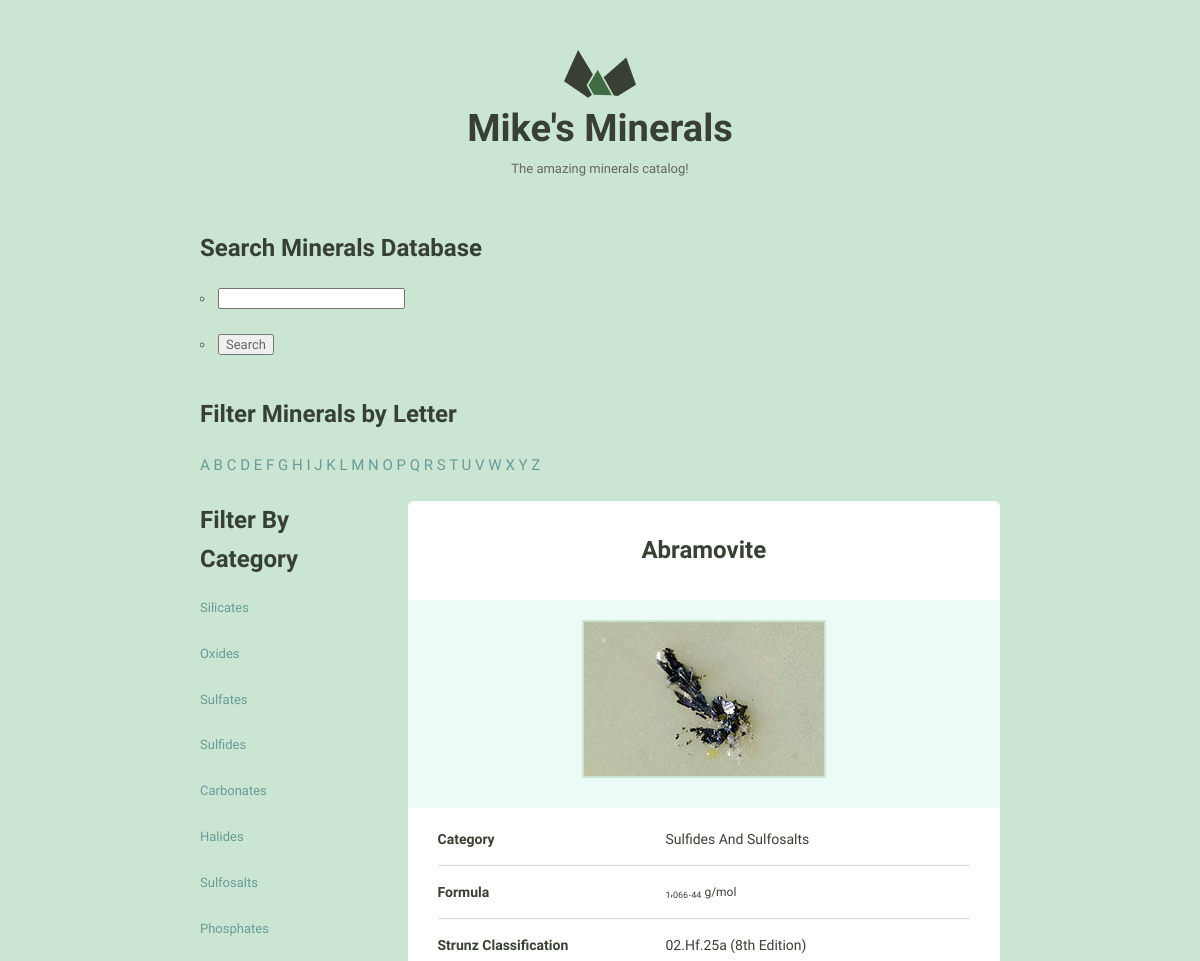
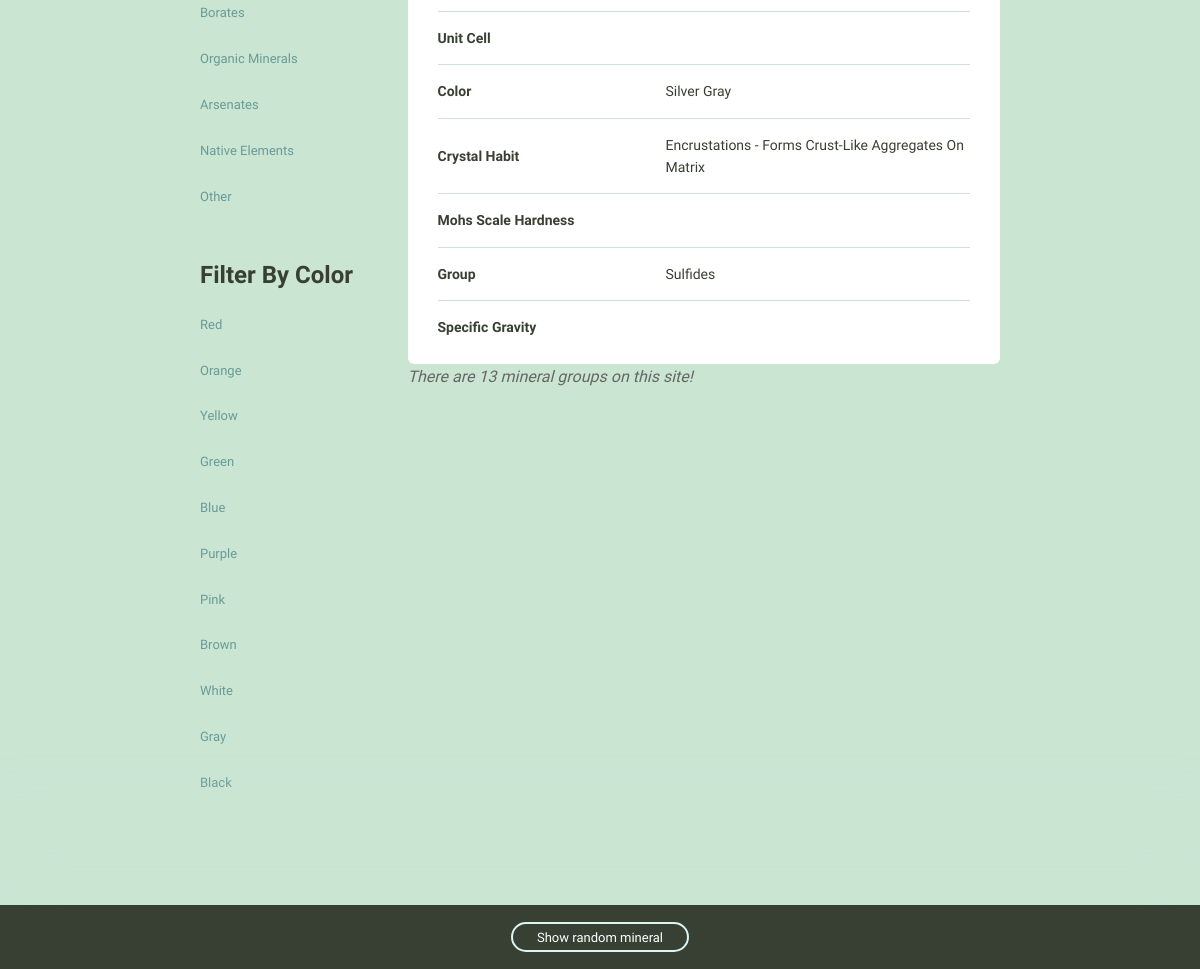
The app's page /minerals/4/ with its own data (2 pictures, top to bottom).
### minerals/models.py (models this page shows, shortened)
class Mineral(models.Model):
    name = models.CharField(max_length=100, unique=True)
    image_filename = models.CharField(max_length=255)
    image_caption = models.CharField(max_length=255)
    category = models.CharField(max_length=255)
    formula = models.CharField(max_length=255)
    strunz_classification = models.CharField(max_length=255)
    crystal_system = models.CharField(max_length=255)
    unit_cell = models.CharField(max_length=255)
    color = models.CharField(max_length=255)
    crystal_symmetry = models.CharField(max_length=255)
    cleavage = models.CharField(max_length=255)
    mohs_scale_hardness = models.CharField(max_length=255)
    luster = models.CharField(max_length=255)
    streak = models.CharField(max_length=255)
    diaphaneity = models.CharField(max_length=255)
    optical_properties = models.CharField(max_length=255)
    refractive_index = models.CharField(max_length=755)
    crystal_habit = models.CharField(max_length=255)
    specific_gravity = models.CharField(max_length=255)
    group = models.CharField(max_length=255)
    class Meta:
        ordering = ['name', ]

### minerals/views.py (the view)
# urls.py: re_path(r'(?P<pk>\d+)/$', views.mineral_detail, name='detail')
def mineral_detail(request, pk):
    mineral = get_object_or_404(Mineral, pk=pk)
    random_mineral = random.choice(Mineral.objects.all())
    return render(
        request,
        'minerals/mineral_detail.html',
        {'mineral': mineral, 'random_mineral': random_mineral}
        )

### minerals/templatetags/mineral_extras.py (called while the page is built)
@register.inclusion_tag('minerals/mineral_group_nav.html')
def nav_group_list():
    groups = []
    minerals = Mineral.objects.all()
    for mineral in minerals:
        if mineral.group not in groups:
            groups.append(mineral.group)
    group_count = int(len(groups))
    return {'group_count':group_count}

@register.inclusion_tag('minerals/group_nav.html')
def nav_mineral_groups():
    groups = ["Silicates", "Oxides", "Sulfates", "Sulfides", "Carbonates", "Halides", "Sulfosalts", "Phosphates",
              "Borates", "Organic Minerals", "Arsenates", "Native Elements", "Other"]
    return {'groups': groups}

@register.inclusion_tag('minerals/color_nav.html')
def nav_mineral_colors():
    colors = ['Red', 'Orange', 'Yellow', 'Green', 'Blue', 'Purple', 'Pink', 'Brown', 'White', 'Gray', 'Black']
    return {'colors': colors}

### minerals/templates/minerals/mineral_detail.html (shortened to what this page needs)
{% extends 'layout.html' %}
{% load static %}
{% block content %}
    <div class="grid-100 mineral__container">
      <h1 class="mineral__name">{{ mineral.name|title }}</h1>
      <div class="mineral__image-bg">
        <img class="mineral__image" src="{% static 'images' %}/{{ mineral.name }}.jpg" alt="{{ mineral.name|title }}">
        <p class="mineral__caption">{{ mineral.image_caption|title }}</p>
      </div>
<div class="mineral__table-container">
        <table class="mineral__table">
          <tr>
            <td class="mineral__category">Category</td>
            <td>{{ mineral.category|title }}</td>
          </tr>
          <tr>
            <td class="mineral__category">Formula</td>
            <td class="mineral__formula">{{ mineral.formula|safe }}</td>
          </tr>
          <tr>
            <td class="mineral__category">Strunz Classification</td>
            <td>{{ mineral.strunz_classification|title }}</td>
          </tr>
          <tr>
            <td class="mineral__category">Unit Cell</td>
            <td>{{ mineral.unit_cell }}</td>
          </tr>
          <tr>
            <td class="mineral__category">Color</td>
            <td>{{ mineral.color|title }}</td>
          </tr>
          <tr>
            <td class="mineral__category">Crystal Habit</td>
            <td>{{ mineral.crystal_habit|title }}</td>
          </tr>
          <tr>
            <td class="mineral__category">Mohs Scale Hardness</td>
            <td>{{ mineral.mohs_scale_hardness }}</td>
          </tr>
            <tr>
            <td class="mineral__category">Group</td>
            <td>{{ mineral.group|title }}</td>
          </tr>
            <tr>
            <td class="mineral__category">Specific Gravity</td>
            <td>{{ mineral.specific_gravity|title }}</td>
          </tr>
        </table>
      </div>
    </div>
{% endblock %}
{% block random %}
     <div class="minerals__random">
    <a class="minerals__anchor" href="{% url 'minerals:detail' pk=random_mineral.pk  %}">Show random mineral</a>
  </div>
{% endblock %}

### assets/css/global.css (style rules this page uses)
h1 { font-size: 2em; margin: 0.67em 0; }
sub { font-size: 75%; line-height: 0; position: relative; vertical-align: baseline; bottom: -0.25em; }
img { border: 0; }
table { border-collapse: collapse; border-spacing: 0; }
td, th { padding: 0; }
.grid, .grid-5, .grid-10, .grid-15, .grid-20, .grid-25, .grid-30, .grid-33, .grid-35, .grid-40, .grid-45, .grid-50, .grid-55, .grid-60, .grid-65, .grid-66, .grid-70, .grid-75, .grid-80, .grid-90, .grid-95, .grid-100 { float: left; box-sizing: border-box; position: relative; }
.grid-100 { width: 100%; padding: 0 15px; }
h1, h2, h3, h4, h5, h6 { margin-top: 0; margin-bottom: 2rem; font-weight: bold; font-family: "Work Sans", sans-serif; color: #384033; }
h1 { font-size: 3.8rem; }
@media (min-width: 550px) { h1 { font-size: 3.8rem; } }
p { margin-top: 0; font-size: 1.6rem; }
th, td { padding: 15px; text-align: left; border-bottom: 1px solid #e1e1e1; }
th:first-child, td:first-child { padding-left: 0; }
th:last-child, td:last-child { padding-right: 0; }
table, p, ul { margin-bottom: 2.5rem; }
.minerals__anchor { border: solid 2px #DCF5F2; border-radius: 100px; color: #384033; display: block; font-size: 13px; text-align: center; padding: 8px 0 7px 0; width: 100%; transition: background-color 200ms ease-in-out, font-weight 200ms ease-in-out, color 200ms ease-in-out; }
.minerals__random { background-color: #384033; box-shadow: 0 0 100px 50px #CAE5D2; color: #fff; padding: 20px 0 20px 0; position: fixed; bottom: 0; text-align: center; width: 100%; }
.minerals__random .minerals__anchor { display: inline; color: #fff; padding: 6px 24px 5px 24px; }
.mineral__container { background-color: #fff; border-radius: 6px; list-style: none; padding: 0; text-align: center; }
.mineral__name { display: block; width: 100%; margin: 0; font-size: 24px; padding: 30px 0 30px 0; }
.mineral__image { display: block; margin: 0 auto; border: solid 2px #CAE5D2; }
.mineral__image-bg { background-color: #ecfaf8; padding: 20px 0; }
.mineral__caption { font-size: 12px; font-style: italic; padding: 10px 0 0 0; margin: 0; }
.mineral__table { font-size: 14px; color: #384033; }
.mineral__table td { border-color: #CAE5D2; }
.mineral__table tr:last-of-type td { border-bottom: none; padding-bottom: 0; }
.mineral__table-container { padding: 5px 30px 0; }
.mineral__category { font-weight: bold; width: 40%; }
.mineral__formula { font-size: 12px; }

### records on screen
Mineral: name "Abramovite", name (picture), category "Sulfides And Sulfosalts", formula "1 , 066 . 44 g/mol", strunz_classification "02.Hf.25a (8th Edition)", color "Silver Gray", crystal_habit "Encrustations - Forms Crust-Like Aggregates On Matrix", group "Sulfides"

### other values on screen
{{ letter }} "A" "B" "C" "D" "E" "F" "G" "H" "I" "J" "K" "L" "M" "N" "O" "P" "Q" "R" "S" "T" "U" "V" "W" "X" "Y" "Z"
{{ group }} "Silicates" "Oxides" "Sulfates" "Sulfides" "Carbonates" "Halides" "Sulfosalts" "Phosphates" "Borates" "Organic Minerals" "Arsenates" "Native Elements" "Other"
{{ color }} "Red" "Orange" "Yellow" "Green" "Blue" "Purple" "Pink" "Brown" "White" "Gray" "Black"
{{ group_count }} "13"
